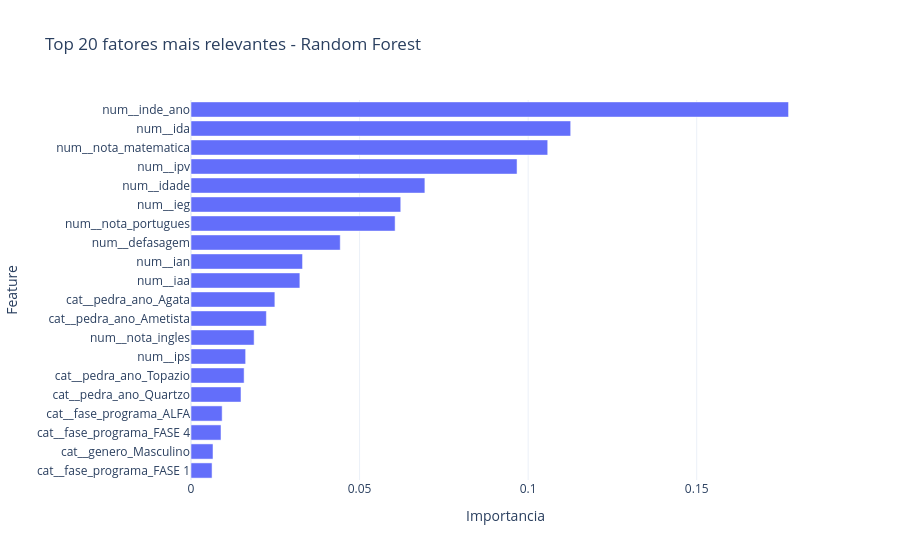

This figure's notebook cell:
### Markdown cell above
## 7) Explicabilidade: Feature Importance (e SHAP opcional)

### Code cell
best_model_name = metrics_table.iloc[0]["modelo"]
best_pipeline = results[best_model_name]["pipeline"]
best_threshold = results[best_model_name]["threshold"]

print("Melhor modelo (teste temporal):", best_model_name)
print("Threshold otimizado no treino (OOF):", round(best_threshold, 4))

fitted_preprocessor = best_pipeline.named_steps["preprocessor"]
fitted_model = best_pipeline.named_steps["model"]
feature_names = fitted_preprocessor.get_feature_names_out()

if hasattr(fitted_model, "feature_importances_"):
    importances = fitted_model.feature_importances_
    importance_df = pd.DataFrame({"feature": feature_names, "importance": importances}).sort_values("importance", ascending=False)
else:
    coef = np.abs(fitted_model.coef_[0])
    importance_df = pd.DataFrame({"feature": feature_names, "importance": coef}).sort_values("importance", ascending=False)

display(importance_df.head(25))

fig_importance = px.bar(
    importance_df.head(20).sort_values("importance", ascending=True),
    x="importance",
    y="feature",
    orientation="h",
    title=f"Top 20 fatores mais relevantes - {best_model_name}",
    labels={"importance": "Importancia", "feature": "Feature"},
)
fig_importance.show()

report_df = pd.DataFrame(results[best_model_name]["metrics"]["report"]).T
print("Relatorio de classificacao (teste 2023):")
display(report_df.round(4))

try:
    import shap

    X_test_sample = X_test.sample(min(250, len(X_test)), random_state=RANDOM_STATE)
    X_test_transformed = fitted_preprocessor.transform(X_test_sample)
    if hasattr(X_test_transformed, "toarray"):
        X_test_transformed = X_test_transformed.toarray()

    if hasattr(fitted_model, "feature_importances_"):
        explainer = shap.TreeExplainer(fitted_model)
        shap_values = explainer.shap_values(X_test_transformed)
        if isinstance(shap_values, list):
            shap_matrix = shap_values[1]
        else:
            shap_matrix = shap_values
    else:
        explainer = shap.LinearExplainer(fitted_model, X_test_transformed)
        shap_matrix = explainer.shap_values(X_test_transformed)

    mean_abs_shap = np.abs(shap_matrix).mean(axis=0)
    shap_df = pd.DataFrame({"feature": feature_names, "mean_abs_shap": mean_abs_shap}).sort_values("mean_abs_shap", ascending=False)
    display(shap_df.head(15))

    fig_shap = px.bar(
        shap_df.head(15).sort_values("mean_abs_shap", ascending=True),
        x="mean_abs_shap",
        y="feature",
        orientation="h",
        title="Top 15 features por |SHAP| medio",
        labels={"mean_abs_shap": "|SHAP| medio", "feature": "Feature"},
    )
    fig_shap.show()
except Exception as shap_error:
    print("SHAP nao executado (mantendo apenas feature importance):", shap_error)

### Figure 1 — Plotly figure (JSON) as saved in the notebook; plotly's stock layout.template omitted (floating-point values rounded to 4 significant figures)
{"data": [{"hovertemplate": "Importancia=%{x}<br>Feature=%{y}<extra></extra>", "legendgroup": "", "marker": {"color": "#636efa", "pattern": {"shape": ""}}, "name": "", "orientation": "h", "showlegend": false, "textposition": "auto", "type": "bar", "x": [0.006248, 0.006527, 0.0089, 0.009238, 0.01483, 0.01575, 0.01621, 0.01872, 0.02235, 0.02487, 0.03229, 0.03308, 0.04426, 0.06054, 0.06222, 0.06937, 0.09671, 0.1058, 0.1126, 0.1772], "xaxis": "x", "y": ["cat__fase_programa_FASE 1", "cat__genero_Masculino", "cat__fase_programa_FASE 4", "cat__fase_programa_ALFA", "cat__pedra_ano_Quartzo", "cat__pedra_ano_Topazio", "num__ips", "num__nota_ingles", "cat__pedra_ano_Ametista", "cat__pedra_ano_Agata", "num__iaa", "num__ian", "num__defasagem", "num__nota_portugues", "num__ieg", "num__idade", "num__ipv", "num__nota_matematica", "num__ida", "num__inde_ano"], "yaxis": "y"}], "layout": {"barmode": "relative", "legend": {"tracegroupgap": 0}, "title": {"text": "Top 20 fatores mais relevantes - Random Forest"}, "xaxis": {"anchor": "y", "domain": [0, 1], "title": {"text": "Importancia"}}, "yaxis": {"anchor": "x", "domain": [0, 1], "title": {"text": "Feature"}}}}
